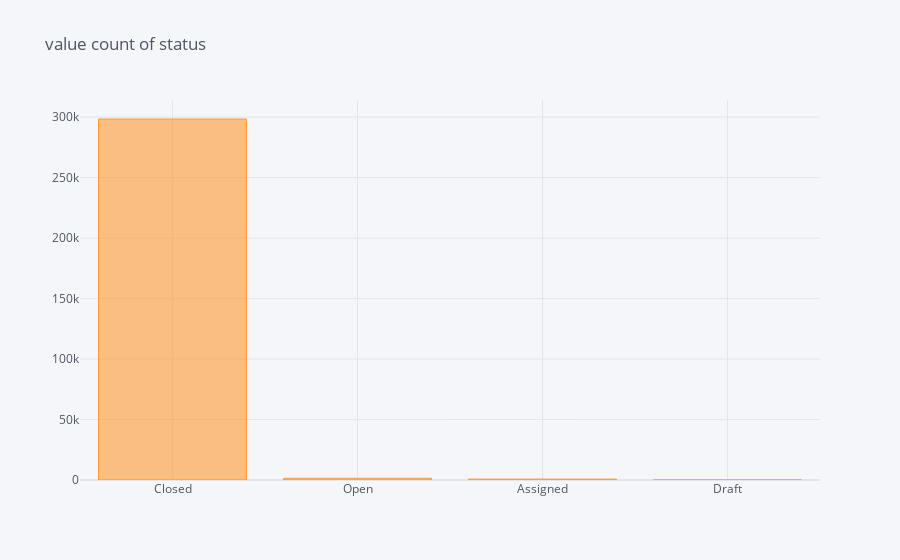

The cell this chart's notebook holds for it:
### Code cell
df["Status"].value_counts().iplot(kind="bar",title="value count of status")

### Figure 1 — Plotly figure (JSON) as saved in the notebook; plotly's stock layout.template omitted (floating-point values rounded to 4 significant figures)
{"data": [{"marker": {"color": "rgba(255, 153, 51, 0.6)", "line": {"color": "rgba(255, 153, 51, 1.0)", "width": 1}}, "name": "Status", "orientation": "v", "text": "", "type": "bar", "x": ["Closed", "Open", "Assigned", "Draft"], "y": [298471, 1439, 786, 2]}], "layout": {"legend": {"bgcolor": "#F5F6F9", "font": {"color": "#4D5663"}}, "paper_bgcolor": "#F5F6F9", "plot_bgcolor": "#F5F6F9", "title": {"font": {"color": "#4D5663"}, "text": "value count of status"}, "xaxis": {"gridcolor": "#E1E5ED", "showgrid": true, "tickfont": {"color": "#4D5663"}, "title": {"font": {"color": "#4D5663"}, "text": ""}, "zerolinecolor": "#E1E5ED"}, "yaxis": {"gridcolor": "#E1E5ED", "showgrid": true, "tickfont": {"color": "#4D5663"}, "title": {"font": {"color": "#4D5663"}, "text": ""}, "zerolinecolor": "#E1E5ED"}}}
